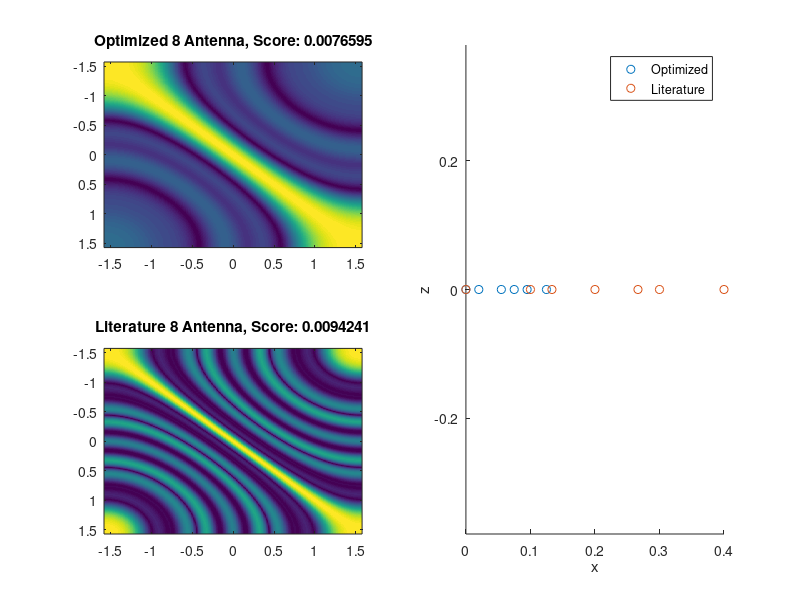

The MATLAB source for this figure: (Note: this script raises an error after producing the figure.)
%% Define global constants
clearvars
%close all
pause('on')
theta_step = deg2rad(0.5);%0.01;
t_vals = (-deg2rad(90):theta_step:deg2rad(90)).'; % aoa values for FFT
p_vals = 0;
tp(:,1) = repmat(t_vals, length(p_vals), 1);
tp(:,2) = repmat(p_vals, length(t_vals), 1);

% define opt
c = 3e8;
opt.freq = 4.4928e9;%6489.6e6;
opt.lambda = c./opt.freq;
opt.ant_sep = opt.lambda/2;

W = [sin(tp(:,1)),cos(tp(:,1))];

% Provide some initial antenna position (or full array) ***************************
%x0 = [0,0.5342;0,0];

%
sep = opt.lambda*4/8;
x0 = unique([3*sep*[0:4], 4*sep*[0:3]]);
x0 = [x0;zeros(1,length(x0))];
%}
x = [0,x0(1,end);0,0];
x = [0;0];
% Define search space SS
%box_len = [-0.095:0.005:0.1];
sdx = 0.005;
%[ssx, ssy] = meshgrid(0:sdx:x0(1,end), 0);
[ssx, ssy] = meshgrid(0:sdx:0.125, 0);
SS = [ssx(:),ssy(:)];
r_lowbound = 0/8.*opt.lambda; % Define minimum radius lowerbound for antenna separation
r_highbound = 4/8.*opt.lambda;

for iN = 1:5
    SSi = SS;
%     for in = 1:size(x,2)
%         SSi = [SSi; SS(vecnorm(SS-x(:,in).',2,2) <= r_highbound,:)];
%     end
    for in = 1:size(x,2)
        SSi = SSi(vecnorm(SSi-x(:,in).',2,2) >= r_lowbound,:);
    end
    ssi_len(iN) = length(SSi);
    Ax = W*SSi';
    vecs = exp(1j*2.*pi./opt.lambda.*Ax);

    X = exp(1j*2.*pi./opt.lambda.*W*x);
    Z = abs(sum(vecs'*X,2));
    [err_orth(iN), idx] = min(Z);
    
    %x2 = real( Winv * (log(vecs(:,idx))./(1j*2.*pi./opt.lambda)) );
    x2 = SSi(idx,:).';
    x = [x, x2];
    
    % Evaluate Performance
%     X = exp(1j*2.*pi./opt.lambda.*W*x);
%     err(iN) = 0;
%     for ii = 1:length(tp)
%         den = 0;
%         for jj = setdiff(1:length(tp),ii)
%             den = den + abs(X(ii,:)*X(jj,:)')./size(x,2);
%         end
%         err(iN) = err(iN) + 1/den;
%     end
%     err(iN) = 1./(err(iN)./length(tp));
disp(iN)
end

%% Plots
% figure
% S = gen_auto_corr_steering(t_vals.', p_vals.', opt, x);
% imagesc(S);
X = exp(1j*2.*pi./opt.lambda.*W*x);
X0 = exp(1j*2.*pi./opt.lambda.*W*x0);
AX = abs(X*X');
AX0 = abs(X0*X0');
on_diag1 = mean(diag(AX));
on_diag2 = mean(diag(AX0));
score(1) = sum(on_diag1./(sum(AX,2)-on_diag1))./length(AX);
score(2) = sum(on_diag2./(sum(AX0,2)-on_diag2))./length(AX0);

figure
subplot(2,2,1);imagesc(tp(:,1),tp(:,1),AX);title(['Optimized 8 Antenna, Score: ',num2str(score(1))])
subplot(2,2,3);imagesc(tp(:,1),tp(:,1),AX0);title(['Literature 8 Antenna, Score: ',num2str(score(2))])


subplot(1,2,2)
scatter(x(1,:),x(2,:))
hold on
scatter(x0(1,:),x0(2,:),'r*')
legend('Optimized','Literature')
xlabel('x')
ylabel('z')
zlabel('y')
axis equal
%save('test_ant_pos_1d_opt.mat', 'x', '-v7.3')

%% Calculate DoF
xd0 = x0(1,:);
xd1 = x(1,:);
d0 = [];
d1 = [];
for ii = 1:length(xd0)
    d0 = [d0,xd0-xd0(ii)];
    d1 = [d1,xd1-xd1(ii)];
end
d0 = unique(round(8*unique(abs(d0))./(opt.lambda*1/2))./8);
d1 = unique(round(8*unique(abs(d1))./(opt.lambda*1/2))./8);
d0 = d0(2:end);
d1 = d1(2:end);
figure
plot(d0,'.-')
hold on
plot(d1,'.-')
grid on; grid minor